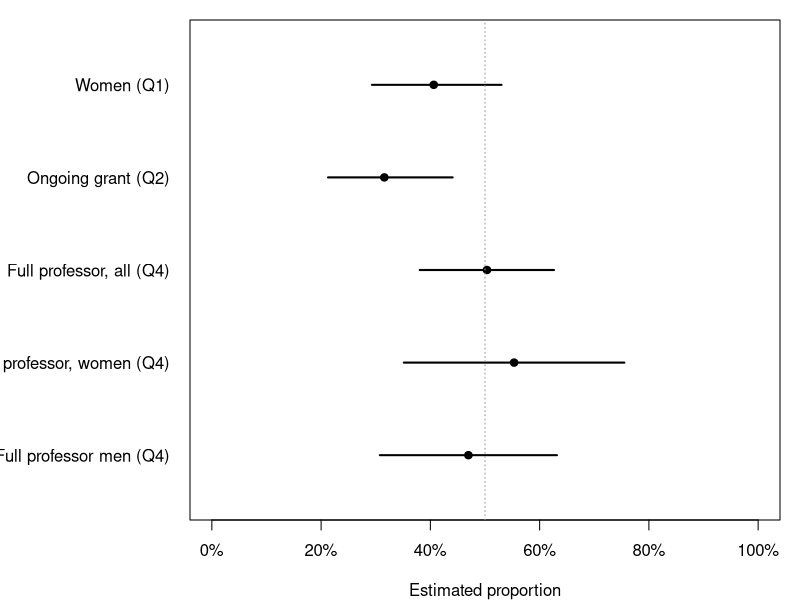

Recreate this plot in R.
## ---- chunk 1
#| label: setup
#| include: false
library(knitr)
## ---- chunk 2
#| label: allocation
frame <- read.csv("faculty_counts.csv", stringsAsFactors = FALSE)
N <- sum(frame$total_faculty)
n <- 100

# Pool units too small to receive 2 sampled faculty on their own
pool <- list(
  "Military & PE (pooled)" = c("Air Force ROTC", "Army ROTC", "Navy ROTC",
                               "Health, Wellness & Physical Education"),
  "Small languages (pooled)" = c("International Comparative Studies",
                                 "Slavic & Eurasian Studies", "Romance Studies",
                                 "German Studies"),
  "Dance & Theater (pooled)" = c("Dance", "Theater Studies"),
  "Education & Gender Studies (pooled)" = c("Education",
                                            "Gender, Sexuality & Feminist Studies"),
  "Classical & Religious Studies (pooled)" = c("Classical Studies",
                                               "Religious Studies")
)
frame$stratum <- frame$department
for (s in names(pool)) frame$stratum[frame$department %in% pool[[s]]] <- s

strata <- aggregate(total_faculty ~ stratum, data = frame, FUN = sum)
names(strata)[2] <- "N_h"

# Proportional allocation with largest-remainder rounding
strata$exact <- n * strata$N_h / N
strata$n_h <- floor(strata$exact)
short <- n - sum(strata$n_h)
bump <- order(strata$exact - strata$n_h, decreasing = TRUE)[seq_len(short)]
strata$n_h[bump] <- strata$n_h[bump] + 1

# Inclusion probabilities and design weights
strata$pi <- strata$n_h / strata$N_h
strata$weight <- strata$N_h / strata$n_h

stopifnot(sum(strata$n_h) == n, all(strata$n_h >= 2),
          isTRUE(all.equal(sum(strata$n_h * strata$weight), N)))
## ---- chunk 3
#| label: alloc-table
#| echo: false
kable(strata[order(strata$stratum),
             c("stratum", "N_h", "exact", "n_h", "pi", "weight")],
      row.names = FALSE, digits = c(0, 0, 2, 0, 3, 2),
      col.names = c("Stratum", "$N_h$", "$nN_h/N$", "$n_h$",
                    "$\\pi_i = n_h/N_h$", "$1/\\pi_i = N_h/n_h$"),
      caption = "Proportional allocation and design weights by stratum")
## ---- chunk 4
library(survey)
knitr::opts_chunk$set(echo = FALSE, message = FALSE, warning = FALSE)

# Rebuild the strata exactly as in analysis.Rmd (pooled small units)
frame <- read.csv("faculty_counts.csv", stringsAsFactors = FALSE)
pool <- list(
  "Military & PE (pooled)" = c("Air Force ROTC", "Army ROTC", "Navy ROTC",
                               "Health, Wellness & Physical Education"),
  "Small languages (pooled)" = c("International Comparative Studies",
                                 "Slavic & Eurasian Studies", "Romance Studies",
                                 "German Studies"),
  "Dance & Theater (pooled)" = c("Dance", "Theater Studies"),
  "Education & Gender Studies (pooled)" = c("Education",
                                            "Gender, Sexuality & Feminist Studies"),
  "Classical & Religious Studies (pooled)" = c("Classical Studies",
                                               "Religious Studies"))
frame$stratum <- frame$department
for (s in names(pool)) frame$stratum[frame$department %in% pool[[s]]] <- s
N_h <- tapply(frame$total_faculty, frame$stratum, sum)

dat <- read.csv("data.csv", na.strings = c("NA", ""), stringsAsFactors = FALSE)
stopifnot(all(dat$stratum %in% names(N_h)))
n_h <- table(dat$stratum)
dat$N_h <- as.numeric(N_h[dat$stratum])
dat$weight <- dat$N_h / as.numeric(n_h[dat$stratum])
dat$years_since_phd <- ifelse(dat$has_phd %in% 1, 2026 - dat$phd_year, NA)
dat$sex <- factor(dat$female, levels = c(0, 1), labels = c("Men", "Women"))
dat$emeritus <- grepl("meritus", dat$rank_title) | grepl("^Emeritus", dat$notes)
dat$double_listed <- grepl("roster", dat$notes, ignore.case = TRUE) & !dat$emeritus
des <- svydesign(ids = ~1, strata = ~stratum, weights = ~weight,
                 fpc = ~N_h, data = dat)

# helpers for inline numbers
pct <- function(x, d = 1) sprintf("%.*f%%", d, 100 * as.numeric(x))
ci_pct <- function(ci) sprintf("%.1f%% to %.1f%%", 100 * ci[1], 100 * ci[2])

# estimates
d1 <- subset(des, !is.na(female))
q1 <- svyciprop(~female, d1);                        q1_ci <- confint(q1)
d2 <- subset(des, !is.na(ongoing_grant_2026))
q2 <- svyciprop(~ongoing_grant_2026, d2);            q2_ci <- confint(q2)
d3 <- subset(des, has_phd %in% 1 & !is.na(years_since_phd))
q3 <- svymean(~years_since_phd, d3);                 q3_ci <- confint(q3)
q3b <- svyciprop(~I(has_phd == 1), subset(des, !is.na(has_phd)))
q3b_ci <- confint(q3b)
d4 <- subset(des, !is.na(female) & !is.na(full_professor))
q4 <- svyciprop(~full_professor, d4);                q4_ci <- confint(q4)
q4_by <- svyby(~full_professor, ~sex, d4, svymean, vartype = c("se", "ci"),
               covmat = TRUE)
q4_diff <- svycontrast(q4_by, c(-1, 1))
q4_test <- svychisq(~full_professor + sex, d4)
q4_diff_ci <- as.numeric(q4_diff) + c(-1, 1) * 1.96 * as.numeric(SE(q4_diff))

# counts for the text
n_missing <- colSums(is.na(dat[, c("female", "ongoing_grant_2026", "has_phd",
                                   "phd_year", "full_professor")]))
n_phd <- sum(dat$has_phd %in% 1)
n_nophd <- sum(dat$has_phd %in% 0)
n_women <- sum(dat$female %in% 1)
n_men <- sum(dat$female %in% 0)
n_emer <- sum(dat$emeritus)
n_dbl <- sum(dat$double_listed)

# sensitivity: drop emeriti and double-listed faculty from the sample
des2 <- subset(des, !emeritus & !double_listed)
s1 <- svyciprop(~female, subset(des2, !is.na(female)))
s2 <- svyciprop(~ongoing_grant_2026, subset(des2, !is.na(ongoing_grant_2026)))
s3 <- svymean(~years_since_phd, subset(des2, has_phd %in% 1 & !is.na(years_since_phd)))
s4 <- svyciprop(~full_professor, des2)
## ---- chunk 5
res <- data.frame(
  Question = c("1. Women", "2. Ongoing grant in 2026",
               "3. Mean years since Ph.D. (Ph.D. holders)",
               "4a. Full professor, all faculty",
               "4b. Full professor, women",
               "4c. Full professor, men",
               "4d. Difference in full professors (women - men)"),
  Estimate = c(sprintf("%.1f%%", 100 * q1), sprintf("%.1f%%", 100 * q2),
               sprintf("%.1f years", coef(q3)), sprintf("%.1f%%", 100 * q4),
               sprintf("%.1f%%", 100 * q4_by$full_professor[2]),
               sprintf("%.1f%%", 100 * q4_by$full_professor[1]),
               sprintf("%.1f%%", 100 * as.numeric(q4_diff))),
  `95% CI` = c(ci_pct(q1_ci), ci_pct(q2_ci),
               sprintf("%.1f to %.1f years", q3_ci[1], q3_ci[2]),
               ci_pct(q4_ci),
               ci_pct(c(q4_by$ci_l[2], q4_by$ci_u[2])),
               ci_pct(c(q4_by$ci_l[1], q4_by$ci_u[1])),
               sprintf("%.1f%% to %.1f%%", 100 * q4_diff_ci[1], 100 * q4_diff_ci[2])),
  check.names = FALSE)
knitr::kable(res, align = "lrr", caption = "Design-based estimates with 95% confidence intervals (n = 100).")
## ---- chunk 6
est <- c(as.numeric(q1), as.numeric(q2), as.numeric(q4),
         q4_by$full_professor[2], q4_by$full_professor[1])
lo <- c(q1_ci[1], q2_ci[1], q4_ci[1], q4_by$ci_l[2], q4_by$ci_l[1])
hi <- c(q1_ci[2], q2_ci[2], q4_ci[2], q4_by$ci_u[2], q4_by$ci_u[1])
labs <- c("Women (Q1)", "Ongoing grant (Q2)", "Full professor, all (Q4)", "Full professor, women (Q4)", "Full professor men (Q4)")
par(mar = c(4, 9.5, 1, 1))
y <- rev(seq_along(est))
plot(est, y, xlim = c(0, 1), ylim = c(0.5, length(est) + 0.5), pch = 19,
     yaxt = "n", xaxt = "n", xlab = "Estimated proportion", ylab = "")
segments(lo, y, hi, y, lwd = 2)
axis(1, at = seq(0, 1, 0.2), labels = paste0(seq(0, 100, 20), "%"))
axis(2, at = y, labels = labs, las = 1, tick = FALSE)
abline(v = 0.5, lty = 3, col = "grey60")
## ---- chunk 7
sens <- data.frame(
  Question = c("1. Women", "2. Ongoing grant", "3. Mean years since Ph.D.",
               "4a. Full professor, all"),
  `All 100` = c(sprintf("%.1f%%", 100 * q1), sprintf("%.1f%%", 100 * q2),
                sprintf("%.1f", coef(q3)), sprintf("%.1f%%", 100 * q4)),
  `Without emeriti and double-listed` = c(sprintf("%.1f%%", 100 * s1),
                                         sprintf("%.1f%%", 100 * s2),
                                         sprintf("%.1f", coef(s3)),
                                         sprintf("%.1f%%", 100 * s4)),
  check.names = FALSE)
knitr::kable(sens, align = "lrr", caption = sprintf("Sensitivity: excluding the %d emeriti and double-listed faculty (the remaining %d are kept in the design)", n_emer + n_dbl, nrow(dat) - n_emer - n_dbl))
